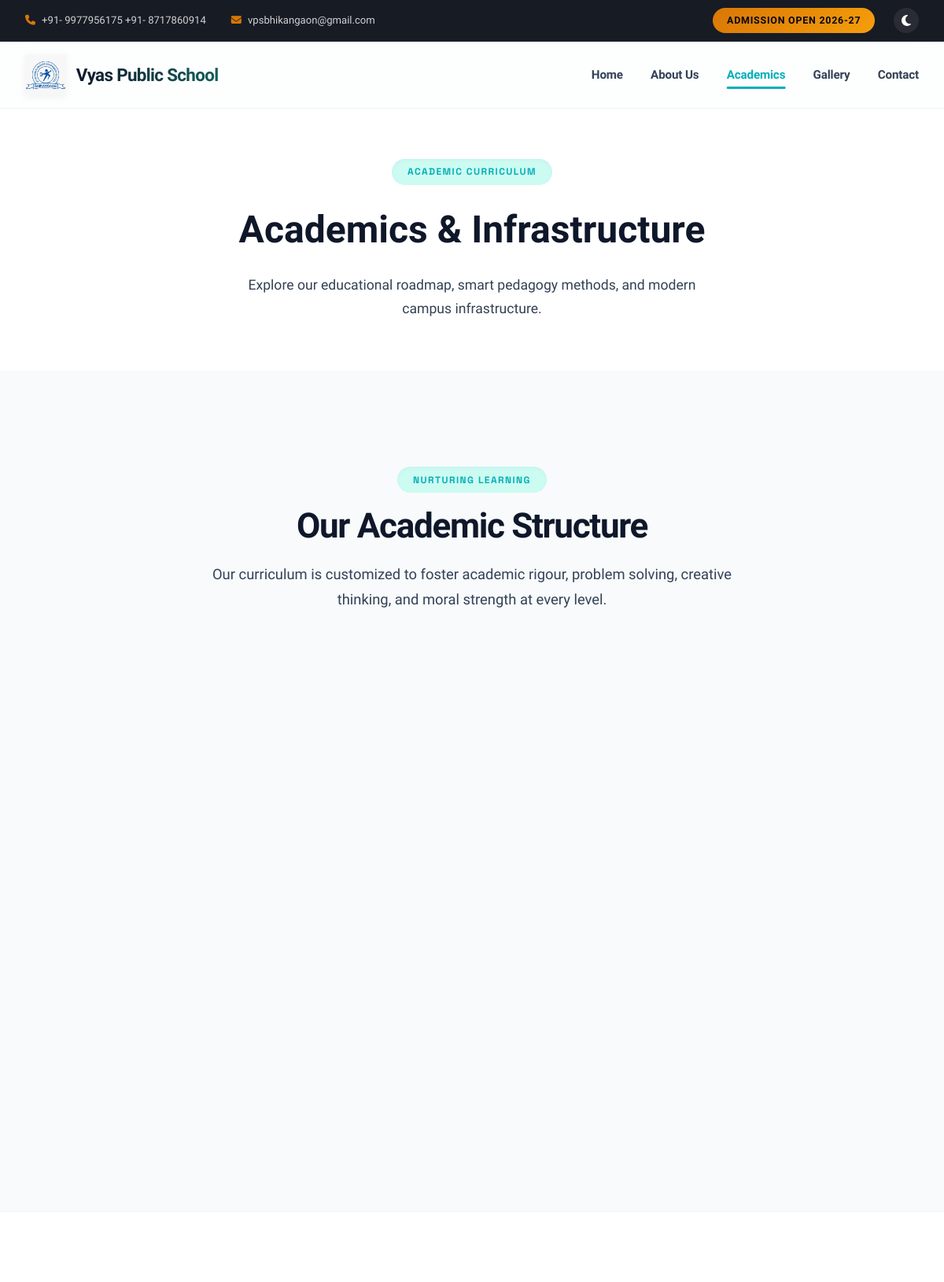
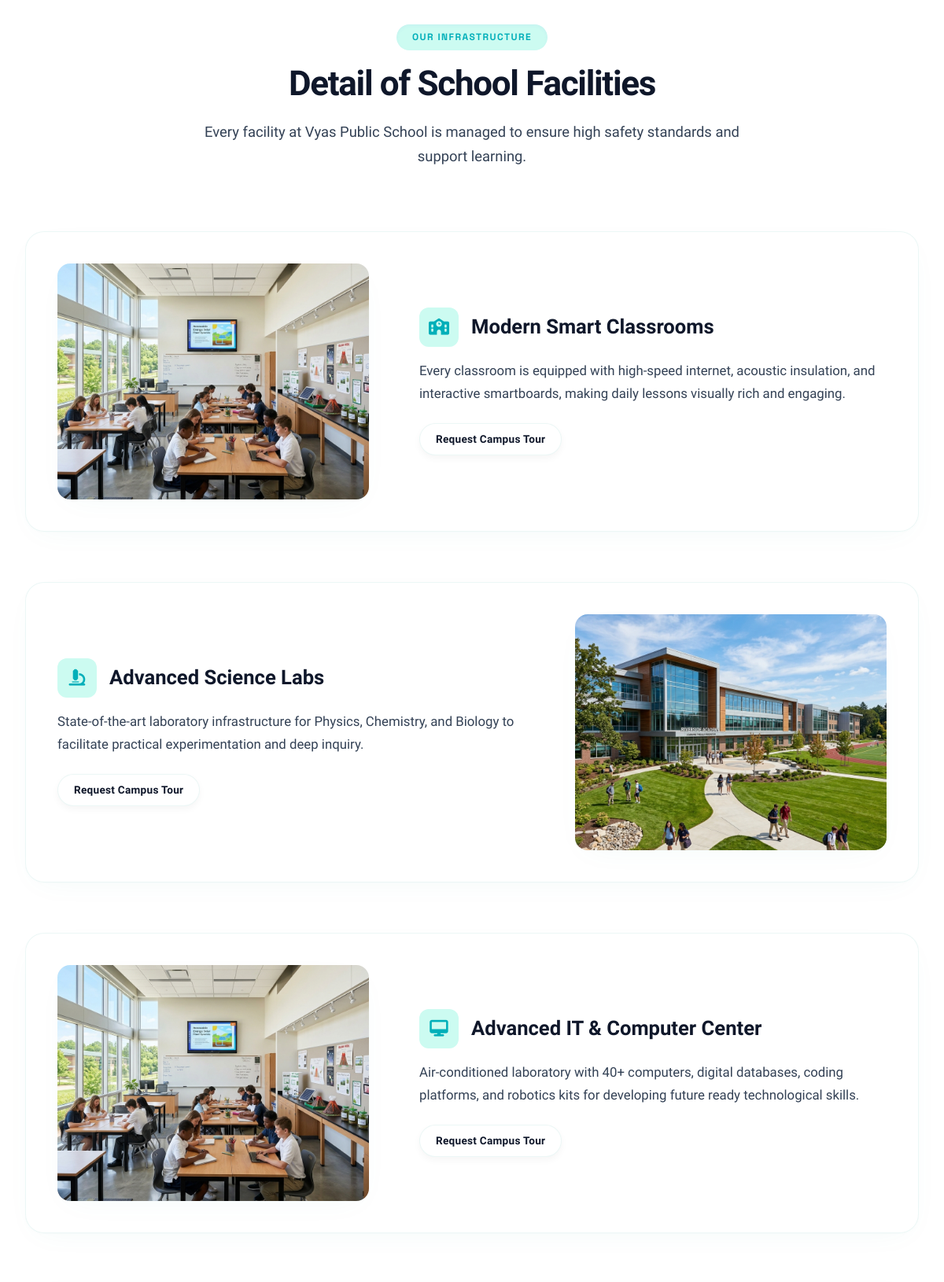
Screenshot of /academics/ (upper part) with the database file from the repository (2 pictures, top to bottom).
### school/models.py (models this page shows, shortened)
class SchoolConfig(models.Model):
    school_name = models.CharField(max_length=200, default="Vyas Public School")
    logo = models.ImageField(upload_to="school/", blank=True, null=True, help_text="Best size: 200x60px (PNG with transparency)")
    favicon = models.ImageField(upload_to="school/", blank=True, null=True)
    email = models.EmailField(default="info@vyaspublicschool.com")
    phone = models.CharField(max_length=50, default="+91 98765 43210")
    address = models.TextField(default="Vyas Public School, Campus Area, City, State, India")
    map_embed_url = models.TextField(
        blank=True,
        null=True,
        help_text="Google Maps Embed iframe src URL. Extract the src attribute from the Google Maps share embed code."
    )
    principal_name = models.CharField(max_length=100, default="Dr. R. K. Vyas")
    principal_title = models.CharField(max_length=100, default="Principal's Message")
    principal_message = models.TextField(
        default="Welcome to Vyas Public School. We are dedicated to fostering academic excellence and character building. Our goal is to prepare students to face global challenges with confidence and integrity."
    )
    principal_photo = models.ImageField(upload_to="school/", blank=True, null=True)
    director_name = models.CharField(max_length=100, default="Mr. Sanjay Vyas")
    director_title = models.CharField(max_length=100, default="Director's Message")
    director_message = models.TextField(
        default="Education is not just about academic achievement but about shaping character and building futures. At Vyas Public School, we strive to create an environment where every child can discover their potential and develop into confident, responsible individuals."
    )
    director_photo = models.ImageField(upload_to="school/", blank=True, null=True)
    stat_students = models.IntegerField(default=1200, verbose_name="Number of Students")
    stat_teachers = models.IntegerField(default=80, verbose_name="Number of Teachers")
    stat_labs = models.IntegerField(default=5, verbose_name="Number of Labs")
    stat_experience = models.IntegerField(default=25, verbose_name="Years of Excellence")
    facebook_url = models.URLField(blank=True, null=True)
    twitter_url = models.URLField(blank=True, null=True)
    instagram_url = models.URLField(blank=True, null=True)
    youtube_url = models.URLField(blank=True, null=True)
    vision = models.TextField(default="To empower students to become life-long learners and productive members of a dynamic global society.")
    mission = models.TextField(default="To provide a nurturing environment that fosters academic excellence, innovation, collaborative learning, and ethical values.")
    class Meta:
        verbose_name = "School Configuration"
        verbose_name_plural = "School Configuration"
    @classmethod
    def get_solo(cls):
        obj, created = cls.objects.get_or_create(id=1)
        return obj

class Facility(models.Model):
    ICON_CHOICES = [
        ('book', 'Library / Reading Room'),
        ('microscope', 'Science Labs (Physics/Chemistry/Biology)'),
        ('desktop', 'Computer & IT Lab'),
        ('volleyball', 'Sports Complex & Playground'),
        ('bus', 'Safe School Transport'),
        ('music', 'Music, Dance & Art Studio'),
        ('heartbeat', 'Infirmary / Health Clinic'),
        ('chalkboard-teacher', 'Smart Classrooms'),
    ]
    title = models.CharField(max_length=100)
    description = models.TextField()
    icon_name = models.CharField(
        max_length=50,
        choices=ICON_CHOICES,
        default='book',
        help_text="Select a pre-configured icon to represent this facility"
    )
    image = models.ImageField(upload_to="facilities/", blank=True, null=True, help_text="Detail photo of the facility")
    order = models.IntegerField(default=0)
    class Meta:
        ordering = ['order', 'id']
        verbose_name = "School Facility"
        verbose_name_plural = "School Facilities"

### school/views.py (the view)
# urls.py: path('academics/', views.academics, name='academics'),
def academics(request):
    facilities = Facility.objects.all()
    context = {
        'facilities': facilities,
        'title': 'Academics & Facilities',
    }
    return render(request, 'school/academics.html', context)

### school/context_processors.py (called while the page is built)
def school_settings(request):
    return {
        'school_config': SchoolConfig.get_solo()
    }

### school/templates/school/academics.html (shortened to what this page needs)
{% extends 'school/base.html' %}
{% load static %}
{% block content %}
<section class="section-padding bg-light-sec" style="padding: 4rem 0; border-bottom: 1px solid var(--border-color);">
    <div class="container" style="text-align: center;">
        <span class="subtitle-badge">Academic Curriculum</span>
        <h1 style="font-family: var(--font-heading); font-size: 3rem; font-weight: 800; color: var(--text-primary);">Academics & Infrastructure</h1>
        <p style="color: var(--text-secondary); max-width: 600px; margin: 1rem auto 0 auto; font-size: 1.1rem;">Explore our educational roadmap, smart pedagogy methods, and modern campus infrastructure.</p>
    </div>
</section>
<section class="section-padding">
    <div class="container">
        <div class="section-header">
            <span class="subtitle-badge">Nurturing Learning</span>
            <h2>Our Academic Structure</h2>
            <p>Our curriculum is customized to foster academic rigour, problem solving, creative thinking, and moral strength at every level.</p>
        </div>
        <div class="academics-curriculum">
        </div>
    </div>
</section>
<section class="section-padding bg-light-sec" style="border-top: 1px solid var(--border-color);">
    <div class="container">
        <div class="section-header">
            <span class="subtitle-badge">Our Infrastructure</span>
            <h2>Detail of School Facilities</h2>
            <p>Every facility at {{ school_config.school_name }} is managed to ensure high safety standards and support learning.</p>
        </div>
        <div style="display: flex; flex-direction: column; gap: 4rem;">
            {% if facilities %}
                {% for facility in facilities %}
                    <div style="display: grid; grid-template-columns: {% if forloop.counter|divisibleby:2 %}1.2fr 0.8fr{% else %}0.8fr 1.2fr{% endif %}; gap: 4rem; align-items: center; background-color: var(--card-bg); border: 1px solid var(--border-color); border-radius: 24px; padding: 2.5rem; box-shadow: var(--card-shadow);">
                        {% if not forloop.counter|divisibleby:2 %}
                            <div style="height: 300px; border-radius: 16px; overflow: hidden; box-shadow: var(--card-shadow);">
                                {% if facility.image %}
                                    <img src="{{ facility.image.url }}" alt="{{ facility.title }}" style="width: 100%; height: 100%; object-fit: cover;">
                                {% else %}
                                    <img src="https://images.unsplash.com/photo-1562774053-701939374585?q=80&w=800&auto=format&fit=crop" alt="Campus facility" style="width: 100%; height: 100%; object-fit: cover;">
                                {% endif %}
                            </div>
                        {% endif %}
                        <div>
                            <div style="display: flex; align-items: center; gap: 1rem; margin-bottom: 1rem;">
                                <div style="width: 50px; height: 50px; border-radius: 12px; background-color: var(--primary-light); color: var(--primary-color); display: flex; align-items: center; justify-content: center; font-size: 1.3rem;">
                                    {% if facility.icon_name == 'book' %}
                                        <i class="fa-solid fa-book-open"></i>
                                    {% elif facility.icon_name == 'microscope' %}
                                        <i class="fa-solid fa-microscope"></i>
                                    {% elif facility.icon_name == 'desktop' %}
                                        <i class="fa-solid fa-desktop"></i>
                                    {% elif facility.icon_name == 'volleyball' %}
                                        <i class="fa-solid fa-volleyball"></i>
                                    {% elif facility.icon_name == 'bus' %}
                                        <i class="fa-solid fa-bus"></i>
                                    {% elif facility.icon_name == 'music' %}
                                        <i class="fa-solid fa-music"></i>
                                    {% elif facility.icon_name == 'heartbeat' %}
                                        <i class="fa-solid fa-heart-pulse"></i>
                                    {% else %}
                                        <i class="fa-solid fa-school"></i>
                                    {% endif %}
                                </div>
                                <h3 style="font-family: var(--font-heading); font-size: 1.6rem; font-weight: 700;">{{ facility.title }}</h3>
                            </div>
                            <p style="color: var(--text-secondary); font-size: 1.05rem; line-height: 1.7; margin-bottom: 1.5rem;">{{ facility.description }}</p>
                            <a href="{% url 'school:contact' %}" class="btn btn-secondary" style="font-size: 0.85rem; padding: 0.5rem 1.25rem;">Request Campus Tour</a>
                        </div>
                        {% if forloop.counter|divisibleby:2 %}
                            <div style="height: 300px; border-radius: 16px; overflow: hidden; box-shadow: var(--card-shadow);">
                                {% if facility.image %}
                                    <img src="{{ facility.image.url }}" alt="{{ facility.title }}" style="width: 100%; height: 100%; object-fit: cover;">
                                {% else %}
                                    <img src="https://images.unsplash.com/photo-1562774053-701939374585?q=80&w=800&auto=format&fit=crop" alt="Campus facility" style="width: 100%; height: 100%; object-fit: cover;">
                                {% endif %}
                            </div>
                        {% endif %}
                    </div>
                {% endfor %}
            {% else %}
                <div style="text-align: center; padding: 4rem; color: var(--text-muted);">
                    <i class="fa-solid fa-cubes" style="font-size: 3rem; margin-bottom: 1rem;"></i>
                    <p>Details about school labs and infrastructure will be uploaded shortly by the administrator.</p>
                </div>
            {% endif %}
        </div>
    </div>
</section>
{% endblock %}

### school/templates/school/base.html (shortened to what this page needs)
{% load static %}
<!DOCTYPE html>
<html lang="en">
<head>
    <link rel="stylesheet" href="https://cdnjs.cloudflare.com/ajax/libs/font-awesome/6.4.0/css/all.min.css">
    <link rel="stylesheet" href="{% static 'school/css/style.css' %}">
</head>
<body>
    <div class="top-bar">
        <div class="container top-bar-content">
            <div class="top-info">
                <span><i class="fa-solid fa-phone"></i> {{ school_config.phone }}</span>
                <span><i class="fa-solid fa-envelope"></i> {{ school_config.email }}</span>
            </div>
            <div class="top-actions">
                <a href="{% url 'school:contact' %}" class="admission-btn-pulse">Admission open 2026-27</a>
                <div class="theme-toggle-wrapper">
                    <button id="theme-toggle" title="Toggle color theme">
                        <i class="fa-solid fa-moon"></i>
                    </button>
                </div>
            </div>
        </div>
    </div>
    <header class="main-header">
        <div class="container header-container">
            <a href="{% url 'school:home' %}" class="logo-area">
                {% if school_config.logo %}
                    <img src="{{ school_config.logo.url }}" alt="{{ school_config.school_name }} Logo" class="school-logo">
                {% else %}
                    <div class="logo-fallback">
                        <span class="logo-v">V</span>
                        <span class="logo-p">P</span>
                        <span class="logo-s">S</span>
                    </div>
                {% endif %}
                <span class="school-name-text">{{ school_config.school_name }}</span>
            </a>
            <nav class="nav-menu">
                <ul class="nav-list">
                    <li><a href="{% url 'school:home' %}" class="nav-link {% if request.resolver_match.view_name == 'school:home' %}active{% endif %}">Home</a></li>
                    <li><a href="{% url 'school:about' %}" class="nav-link {% if request.resolver_match.view_name == 'school:about' %}active{% endif %}">About Us</a></li>
                    <li><a href="{% url 'school:academics' %}" class="nav-link {% if request.resolver_match.view_name == 'school:academics' %}active{% endif %}">Academics</a></li>
                    <li><a href="{% url 'school:gallery' %}" class="nav-link {% if request.resolver_match.view_name == 'school:gallery' %}active{% endif %}">Gallery</a></li>
                    <li><a href="{% url 'school:contact' %}" class="nav-link {% if request.resolver_match.view_name == 'school:contact' %}active{% endif %}">Contact</a></li>
                </ul>
            </nav>
        </div>
    </header>
    <main class="main-content">
        {% block content %}
        {% endblock %}
    </main>
</body>
</html>

### rows the page displays
SchoolConfig: phone "+91- 9977956175 +91- 8717860914", email "vpsbhikangaon@gmail.com", logo (picture), school_name "Vyas Public School"
Facility: image (picture), title "Modern Smart Classrooms", description "Every classroom is equipped with high-speed internet, acoustic insulation, and interactive smartboards, making daily lessons visually rich and engaging."
Facility: icon_name "microscope" (drawn), title "Advanced Science Labs", description "State-of-the-art laboratory infrastructure for Physics, Chemistry, and Biology to facilitate practical experimentation and deep inquiry.", image (picture)
Facility: image (picture), icon_name "desktop" (drawn), title "Advanced IT & Computer Center", description "Air-conditioned laboratory with 40+ computers, digital databases, coding platforms, and robotics kits for developing future ready technological skills."
